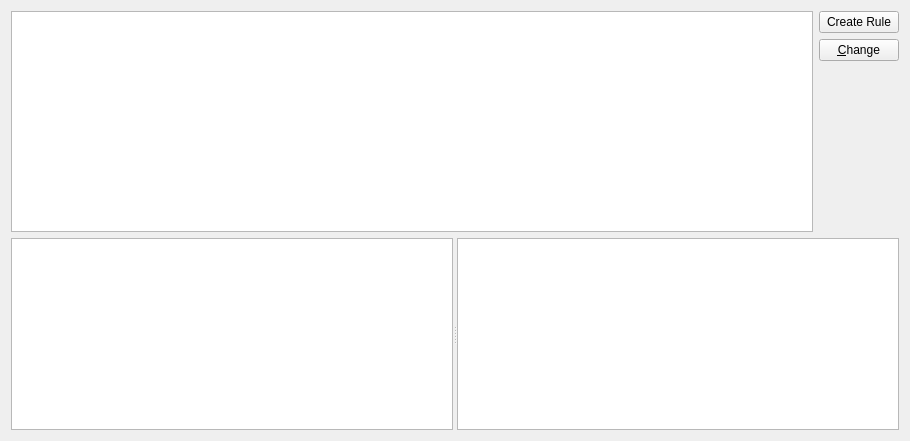
<?xml version="1.0" encoding="UTF-8"?>
<ui version="4.0">
 <class>CRulesView</class>
 <widget class="QWidget" name="CRulesView">
  <property name="geometry">
   <rect>
    <x>0</x>
    <y>0</y>
    <width>910</width>
    <height>441</height>
   </rect>
  </property>
  <property name="windowTitle">
   <string>Dialog</string>
  </property>
  <layout class="QGridLayout" name="gridLayout">
   <item row="3" column="0" colspan="2">
    <widget class="QSplitter" name="splitter">
     <property name="orientation">
      <enum>Qt::Horizontal</enum>
     </property>
     <widget class="QTreeView" name="folders">
      <property name="uniformRowHeights">
       <bool>true</bool>
      </property>
     </widget>
     <widget class="QTreeView" name="email">
      <property name="uniformRowHeights">
       <bool>true</bool>
      </property>
     </widget>
    </widget>
   </item>
   <item row="0" column="1">
    <widget class="QPushButton" name="addButton">
     <property name="text">
      <string>Create Rule</string>
     </property>
    </widget>
   </item>
   <item row="1" column="1">
    <widget class="QPushButton" name="changeButton">
     <property name="text">
      <string>&amp;Change</string>
     </property>
    </widget>
   </item>
   <item row="2" column="1">
    <spacer name="verticalSpacer">
     <property name="orientation">
      <enum>Qt::Vertical</enum>
     </property>
     <property name="sizeHint" stdset="0">
      <size>
       <width>20</width>
       <height>40</height>
      </size>
     </property>
    </spacer>
   </item>
   <item row="0" column="0" rowspan="3">
    <widget class="QTreeView" name="rules">
     <property name="uniformRowHeights">
      <bool>true</bool>
     </property>
    </widget>
   </item>
  </layout>
 </widget>
 <resources/>
 <connections/>
</ui>
